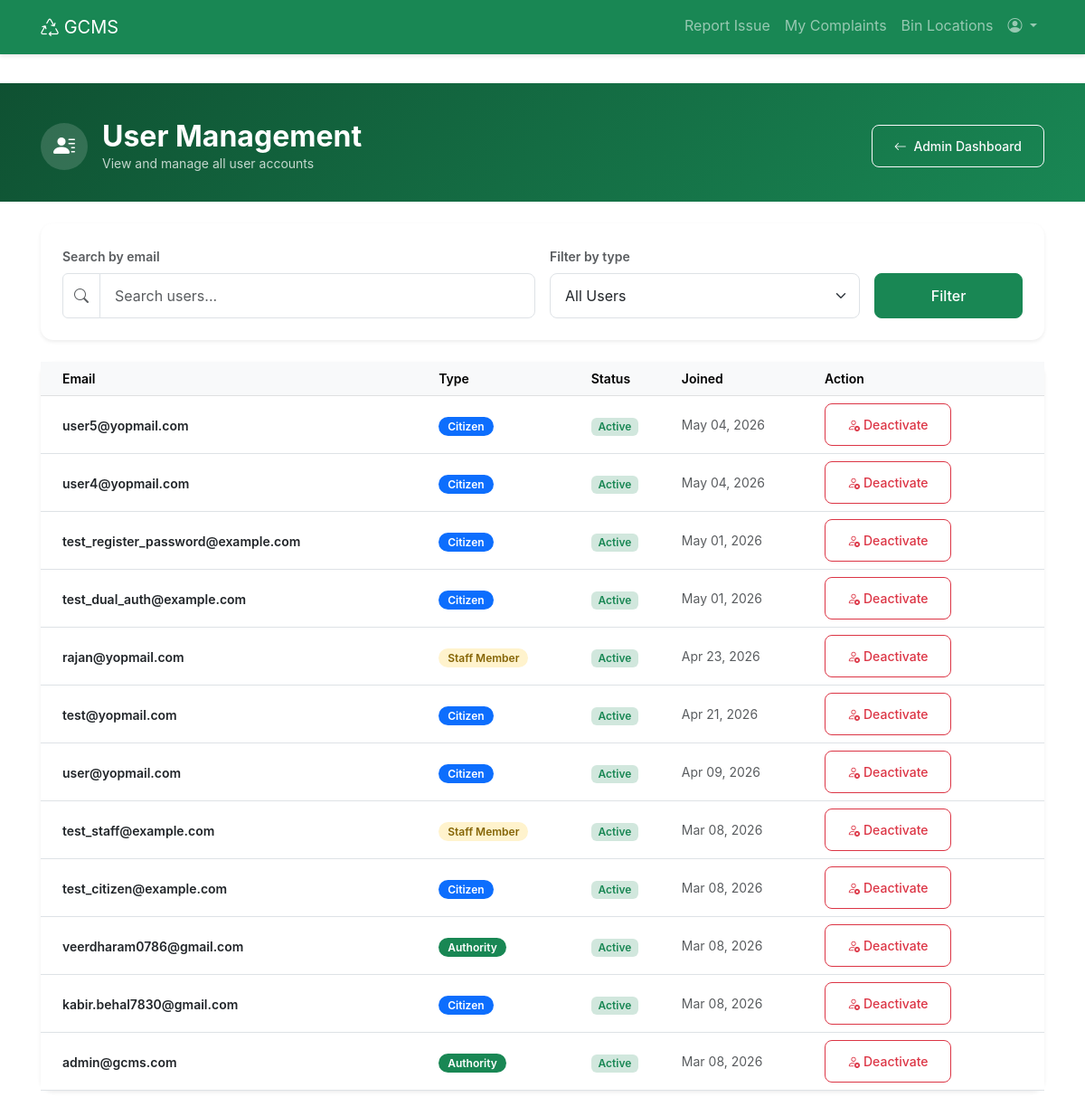
The page /admin-panel/users/ (signed in) on the database its author committed.
### authentication/models.py (models this page shows, shortened)
class User(AbstractBaseUser, PermissionsMixin):
    email = models.EmailField(
        max_length=255,
        unique=True,
        db_index=True,
        help_text='User email address (used for login)'
    )
    password = models.CharField(
        max_length=128,
        blank=True,
        null=True,
        help_text='Password for traditional login (optional, can use OTP instead)'
    )
    has_password = models.BooleanField(
        default=False,
        help_text='Whether user has set a password for login'
    )
    prefer_otp = models.BooleanField(
        default=True,
        help_text='Whether user prefers OTP login over password'
    )
    is_citizen = models.BooleanField(
        default=True,
        help_text='Designates whether this user is a citizen'
    )
    is_authority = models.BooleanField(
        default=False,
        help_text='Designates whether this user is a municipal authority'
    )
    is_staff_member = models.BooleanField(
        default=False,
        help_text='Designates whether this user is a collection staff member'
    )
    is_active = models.BooleanField(
        default=True,
        help_text='Designates whether this user account is active'
    )
    is_staff = models.BooleanField(
        default=False,
        help_text='Designates whether the user can log into admin site'
    )
    created_at = models.DateTimeField(auto_now_add=True, db_index=True)
    last_login = models.DateTimeField(null=True, blank=True)
    objects = UserManager()
    USERNAME_FIELD = 'email'
    REQUIRED_FIELDS = []
    class Meta:
        db_table = 'users'
        verbose_name = 'User'
        verbose_name_plural = 'Users'
        indexes = [
            models.Index(fields=['email']),
            models.Index(fields=['created_at']),
            models.Index(fields=['is_citizen']),
            models.Index(fields=['is_authority']),
            models.Index(fields=['is_staff_member']),
            models.Index(fields=['has_password']),
        ]

### staff/views.py (the view)
# urls.py: path('users/', staff_views.user_list_view, name='admin_users'),
@login_required
def user_list_view(request):
    guard = _authority_required(request)
    if guard:
        return guard
    search_query = request.GET.get('q', '').strip()
    user_type_filter = request.GET.get('type', '').strip()
    users = User.objects.all().order_by('-created_at')
    if search_query:
        users = users.filter(email__icontains=search_query)
    if user_type_filter == 'citizen':
        users = users.filter(is_citizen=True, is_authority=False, is_staff_member=False)
    elif user_type_filter == 'authority':
        users = users.filter(is_authority=True)
    elif user_type_filter == 'staff_member':
        users = users.filter(is_staff_member=True)
    return render(request, 'admin/users.html', {
        'users': users,
        'search_query': search_query,
        'user_type_filter': user_type_filter,
    })

### staff/views.py (called while the page is built)
def _authority_required(request):
    if not request.user.is_authenticated or not request.user.is_authority:
        return redirect('home')
    return None

### templates/admin/users.html (shortened to what this page needs)
{% extends 'base.html' %}
{% block content %}
<div class="page-header">
  <div class="container">
    <div class="d-flex align-items-center justify-content-between flex-wrap gap-3">
      <div class="d-flex align-items-center gap-3">
        <div style="background:rgba(255,255,255,0.15);border-radius:50%;width:52px;height:52px;display:flex;align-items:center;justify-content:center;">
          <i class="bi bi-person-lines-fill text-white fs-4"></i>
        </div>
        <div>
          <h2 class="fw-bold mb-0">User Management</h2>
          <p class="mb-0 opacity-75 small">View and manage all user accounts</p>
        </div>
      </div>
      <a href="{% url 'admin_dashboard' %}" class="btn btn-outline-light btn-sm">
        <i class="bi bi-arrow-left me-1"></i> Admin Dashboard
      </a>
    </div>
  </div>
</div>
<div class="container py-4">
  <div class="card border-0 shadow-sm mb-4" style="border-radius:14px;">
    <div class="card-body p-4">
      <form method="get" class="row g-3 align-items-end">
        <div class="col-md-6">
          <label class="form-label small fw-semibold text-muted">Search by email</label>
          <div class="input-group">
            <span class="input-group-text bg-white"><i class="bi bi-search text-muted"></i></span>
            <input type="text" name="q" class="form-control" placeholder="Search users..." value="{{ search_query }}">
          </div>
        </div>
        <div class="col-md-4">
          <label class="form-label small fw-semibold text-muted">Filter by type</label>
          <select name="type" class="form-select">
            <option value="" {% if not user_type_filter %}selected{% endif %}>All Users</option>
          </select>
        </div>
        <div class="col-md-2">
          <button type="submit" class="btn btn-success w-100">Filter</button>
        </div>
      </form>
    </div>
  </div>
  <div class="card border-0 shadow-sm" style="border-radius:14px;">
    <div class="card-body p-0">
      {% if users %}
      <div class="table-responsive">
        <table class="table table-hover align-middle mb-0">
          <thead class="table-light">
            <tr>
              <th class="fw-semibold small ps-4">Email</th>
              <th class="fw-semibold small">Type</th>
              <th class="fw-semibold small">Status</th>
              <th class="fw-semibold small">Joined</th>
              <th class="fw-semibold small pe-4">Action</th>
            </tr>
          </thead>
          <tbody>
            {% for u in users %}
            <tr>
              <td class="ps-4">
                <span class="fw-semibold small">{{ u.email }}</span>
              </td>
              <td>
                {% if u.is_authority %}
                  <span class="type-badge bg-success text-white">Authority</span>
                {% elif u.is_staff_member %}
                  <span class="type-badge" style="background:#fff3cd;color:#856404;">Staff Member</span>
                {% else %}
                  <span class="type-badge bg-primary text-white">Citizen</span>
                {% endif %}
              </td>
              <td>
                {% if u.is_active %}
                  <span class="badge bg-success-subtle text-success fw-semibold" style="font-size:0.75rem;">Active</span>
                {% else %}
                  <span class="badge bg-danger-subtle text-danger fw-semibold" style="font-size:0.75rem;">Inactive</span>
                {% endif %}
              </td>
              <td class="small text-muted">{{ u.created_at|date:"M d, Y" }}</td>
              <td class="pe-4">
                <form method="post" action="{% url 'admin_user_toggle' u.pk %}" class="d-inline">
                  <button type="submit"
                    class="btn btn-sm {% if u.is_active %}btn-outline-danger{% else %}btn-outline-success{% endif %}"
                    onclick="return confirm('{% if u.is_active %}Deactivate{% else %}Activate{% endif %} {{ u.email }}?')">
                    {% if u.is_active %}
                      <i class="bi bi-person-x me-1"></i>Deactivate
                    {% else %}
                      <i class="bi bi-person-check me-1"></i>Activate
                    {% endif %}
                  </button>
                </form>
              </td>
            </tr>
            {% endfor %}
          </tbody>
        </table>
      </div>
      {% else %}
      <div class="text-center py-5 text-muted">
        <i class="bi bi-people fs-1 d-block mb-3 opacity-25"></i>
        <p class="mb-0">No users found{% if search_query %} for "{{ search_query }}"{% endif %}.</p>
      </div>
      {% endif %}
    </div>
  </div>
</div>
{% endblock %}

### templates/base.html (shortened to what this page needs)
<!DOCTYPE html>
<html lang="en">
<head>
    <link href="https://cdn.jsdelivr.net/npm/bootstrap@5.3.0/dist/css/bootstrap.min.css" rel="stylesheet">
    <link rel="stylesheet" href="https://cdn.jsdelivr.net/npm/bootstrap-icons@1.10.0/font/bootstrap-icons.css">
    {% load static %}
    <link rel="stylesheet" href="{% static 'css/style.css' %}">
</head>
<body>
    <nav class="navbar navbar-expand-lg navbar-dark bg-success desktop-nav">
        <div class="container">
            <a class="navbar-brand" href="/">
                <i class="bi bi-recycle"></i> GCMS
            </a>
            <div class="collapse navbar-collapse" id="navbarNav">
                <ul class="navbar-nav ms-auto">
                    {% if user.is_authenticated %}
                        {% if user.is_citizen %}
                            <li class="nav-item"><a class="nav-link" href="{% url 'complaints:create' %}">Report Issue</a></li>
                            <li class="nav-item"><a class="nav-link" href="{% url 'complaints:my_complaints' %}">My Complaints</a></li>
                            <li class="nav-item"><a class="nav-link" href="{% url 'bins:map' %}">Bin Locations</a></li>
                        {% elif user.is_staff_member %}
                            <li class="nav-item"><a class="nav-link" href="{% url 'staff:my_assignments' %}">My Assignments</a></li>
                        {% endif %}
                        <li class="nav-item dropdown">
                            <a class="nav-link dropdown-toggle" href="#" role="button" data-bs-toggle="dropdown">
                                <i class="bi bi-person-circle"></i>
                            </a>
                        </li>
                    {% else %}
                        <li class="nav-item"><a class="nav-link" href="{% url 'authentication:login' %}">Login</a></li>
                        <li class="nav-item"><a class="nav-link" href="{% url 'authentication:register' %}">Register</a></li>
                    {% endif %}
                </ul>
            </div>
        </div>
    </nav>
    <main class="main-content">
        {% block content %}{% endblock %}
    </main>
</body>
</html>

### static/css/style.css (style rules this page uses)
:root { --primary-color: #198754; --secondary-color: #6c757d; --success-color: #28a745; --danger-color: #dc3545; --warning-color: #ffc107; --info-color: #17a2b8; --bottom-nav-height: 70px; --top-header-height: 50px; }
* { -webkit-tap-highlight-color: transparent; }
body { min-height: 100vh; background-color: #f8f9fa; padding-bottom: var(--bottom-nav-height); font-family: -apple-system, BlinkMacSystemFont, 'Segoe UI', Roboto, 'Helvetica Neue', Arial, sans-serif; }
.desktop-nav { display: none; box-shadow: 0 2px 4px rgba(0,0,0,0.1); }
.main-content { padding-top: 16px; padding-bottom: 20px; min-height: calc(100vh - var(--bottom-nav-height)); }
.btn, .form-control, .nav-link, .mobile-bottom-nav .nav-item { min-height: 44px; min-width: 44px; }
.card { border: none; border-radius: 12px; box-shadow: 0 2px 8px rgba(0,0,0,0.08); margin-bottom: 16px; }
.form-control, .form-select { border-radius: 8px; border: 1px solid #dee2e6; padding: 12px 16px; font-size: 16px; }
.btn { border-radius: 8px; padding: 12px 24px; font-weight: 500; transition: all 0.3s ease; }
.btn-success { background-color: var(--primary-color); border-color: var(--primary-color); }
.container, .container-fluid { padding-left: 16px; padding-right: 16px; }
@media (min-width: 768px) { body { padding-bottom: 0; background-color: white; } }
@media (min-width: 768px) { .desktop-nav { display: flex !important; margin-bottom: 0; } }
@media (min-width: 768px) { .main-content { padding-top: 2rem; padding-bottom: 3rem; min-height: calc(100vh - 56px - 5rem); } }
@media (min-width: 768px) { .container { padding-left: 15px; padding-right: 15px; } }
html { scroll-behavior: smooth; }

### templates/admin/users.html (style rules this page uses)
.page-header { background: linear-gradient(135deg, #0f5132 0%, #198754 100%); padding: 40px 0 32px; color: white; }
.type-badge { font-size: 0.75rem; padding: 3px 10px; border-radius: 20px; font-weight: 600; }

### rows shown on the page
User: email "user5@yopmail.com", is_authority "Citizen", is_active "Active", created_at "May 04, 2026"
User: email "user4@yopmail.com", is_authority "Citizen", is_active "Active", created_at "May 04, 2026"
User: email "test_register_password@example.com", is_authority "Citizen", is_active "Active", created_at "May 01, 2026"
User: email "test_dual_auth@example.com", is_authority "Citizen", is_active "Active", created_at "May 01, 2026"
User: email "rajan@yopmail.com", is_authority "Staff Member", is_active "Active", created_at "Apr 23, 2026"
User: email "test@yopmail.com", is_authority "Citizen", is_active "Active", created_at "Apr 21, 2026"
User: email "user@yopmail.com", is_authority "Citizen", is_active "Active", created_at "Apr 09, 2026"
User: email "test_staff@example.com", is_authority "Staff Member", is_active "Active", created_at "Mar 08, 2026"
User: email "test_citizen@example.com", is_authority "Citizen", is_active "Active", created_at "Mar 08, 2026"
User: email "veerdharam0786@gmail.com", is_authority "Authority", is_active "Active", created_at "Mar 08, 2026"
User: email "kabir.behal7830@gmail.com", is_authority "Citizen", is_active "Active", created_at "Mar 08, 2026"
User: email "admin@gcms.com", is_authority "Authority", is_active "Active", created_at "Mar 08, 2026"
